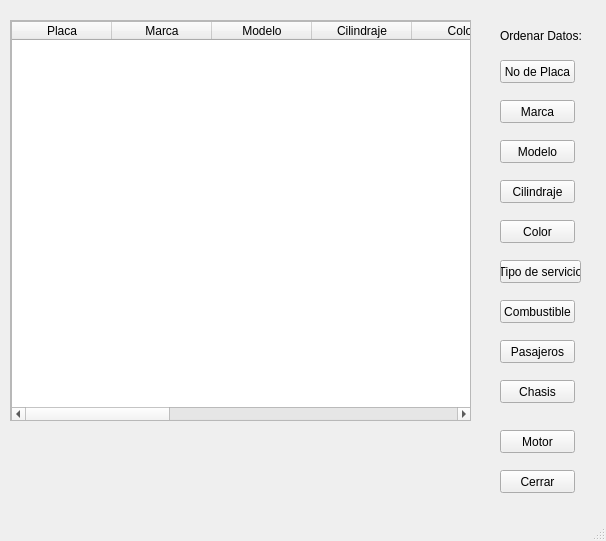
<?xml version="1.0" encoding="UTF-8"?>
<ui version="4.0">
 <class>ListarVehiculos</class>
 <widget class="QMainWindow" name="ListarVehiculos">
  <property name="geometry">
   <rect>
    <x>0</x>
    <y>0</y>
    <width>606</width>
    <height>541</height>
   </rect>
  </property>
  <property name="windowTitle">
   <string>MainWindow</string>
  </property>
  <widget class="QWidget" name="centralwidget">
   <widget class="QPushButton" name="Combustible">
    <property name="geometry">
     <rect>
      <x>500</x>
      <y>300</y>
      <width>75</width>
      <height>23</height>
     </rect>
    </property>
    <property name="text">
     <string>Combustible</string>
    </property>
   </widget>
   <widget class="QPushButton" name="Motor">
    <property name="geometry">
     <rect>
      <x>500</x>
      <y>430</y>
      <width>75</width>
      <height>23</height>
     </rect>
    </property>
    <property name="text">
     <string>Motor</string>
    </property>
   </widget>
   <widget class="QPushButton" name="CerrarLista">
    <property name="geometry">
     <rect>
      <x>500</x>
      <y>470</y>
      <width>75</width>
      <height>23</height>
     </rect>
    </property>
    <property name="text">
     <string>Cerrar</string>
    </property>
   </widget>
   <widget class="QPushButton" name="Marca">
    <property name="geometry">
     <rect>
      <x>500</x>
      <y>100</y>
      <width>75</width>
      <height>23</height>
     </rect>
    </property>
    <property name="text">
     <string>Marca</string>
    </property>
   </widget>
   <widget class="QLabel" name="DatosVehiculo">
    <property name="geometry">
     <rect>
      <x>500</x>
      <y>10</y>
      <width>111</width>
      <height>51</height>
     </rect>
    </property>
    <property name="text">
     <string>Ordenar Datos:</string>
    </property>
   </widget>
   <widget class="QPushButton" name="NoPlaca">
    <property name="geometry">
     <rect>
      <x>500</x>
      <y>60</y>
      <width>75</width>
      <height>23</height>
     </rect>
    </property>
    <property name="text">
     <string>No de Placa</string>
    </property>
   </widget>
   <widget class="QPushButton" name="Chasis">
    <property name="geometry">
     <rect>
      <x>500</x>
      <y>380</y>
      <width>75</width>
      <height>23</height>
     </rect>
    </property>
    <property name="text">
     <string>Chasis</string>
    </property>
   </widget>
   <widget class="QPushButton" name="TipoServicio">
    <property name="geometry">
     <rect>
      <x>500</x>
      <y>260</y>
      <width>81</width>
      <height>23</height>
     </rect>
    </property>
    <property name="text">
     <string>Tipo de servicio</string>
    </property>
   </widget>
   <widget class="QPushButton" name="Pasajeros">
    <property name="geometry">
     <rect>
      <x>500</x>
      <y>340</y>
      <width>75</width>
      <height>23</height>
     </rect>
    </property>
    <property name="text">
     <string>Pasajeros</string>
    </property>
   </widget>
   <widget class="QPushButton" name="Cilindraje">
    <property name="geometry">
     <rect>
      <x>500</x>
      <y>180</y>
      <width>75</width>
      <height>23</height>
     </rect>
    </property>
    <property name="text">
     <string>Cilindraje</string>
    </property>
   </widget>
   <widget class="QPushButton" name="Modelo">
    <property name="geometry">
     <rect>
      <x>500</x>
      <y>140</y>
      <width>75</width>
      <height>23</height>
     </rect>
    </property>
    <property name="text">
     <string>Modelo</string>
    </property>
   </widget>
   <widget class="QPushButton" name="Color">
    <property name="geometry">
     <rect>
      <x>500</x>
      <y>220</y>
      <width>75</width>
      <height>23</height>
     </rect>
    </property>
    <property name="text">
     <string>Color</string>
    </property>
   </widget>
   <widget class="QScrollArea" name="scrollArea">
    <property name="geometry">
     <rect>
      <x>10</x>
      <y>20</y>
      <width>461</width>
      <height>401</height>
     </rect>
    </property>
    <property name="widgetResizable">
     <bool>true</bool>
    </property>
    <widget class="QWidget" name="scrollAreaWidgetContents">
     <property name="geometry">
      <rect>
       <x>0</x>
       <y>0</y>
       <width>459</width>
       <height>399</height>
      </rect>
     </property>
     <widget class="QTableWidget" name="tableWidget">
      <property name="geometry">
       <rect>
        <x>0</x>
        <y>0</y>
        <width>461</width>
        <height>401</height>
       </rect>
      </property>
      <column>
       <property name="text">
        <string>Placa</string>
       </property>
      </column>
      <column>
       <property name="text">
        <string>Marca</string>
       </property>
      </column>
      <column>
       <property name="text">
        <string>Modelo</string>
       </property>
      </column>
      <column>
       <property name="text">
        <string>Cilindraje</string>
       </property>
      </column>
      <column>
       <property name="text">
        <string>Color</string>
       </property>
      </column>
      <column>
       <property name="text">
        <string>Tipo de uso</string>
       </property>
      </column>
      <column>
       <property name="text">
        <string>Combustible</string>
       </property>
      </column>
      <column>
       <property name="text">
        <string>No. Pasajeros</string>
       </property>
      </column>
      <column>
       <property name="text">
        <string>No. Chasis</string>
       </property>
      </column>
      <column>
       <property name="text">
        <string>No. Motor</string>
       </property>
      </column>
      <column>
       <property name="text">
        <string>Uid</string>
       </property>
      </column>
      <column>
       <property name="text">
        <string>Random</string>
       </property>
      </column>
     </widget>
    </widget>
   </widget>
  </widget>
  <widget class="QMenuBar" name="menubar">
   <property name="geometry">
    <rect>
     <x>0</x>
     <y>0</y>
     <width>606</width>
     <height>21</height>
    </rect>
   </property>
  </widget>
  <widget class="QStatusBar" name="statusbar"/>
 </widget>
 <resources/>
 <connections/>
</ui>
